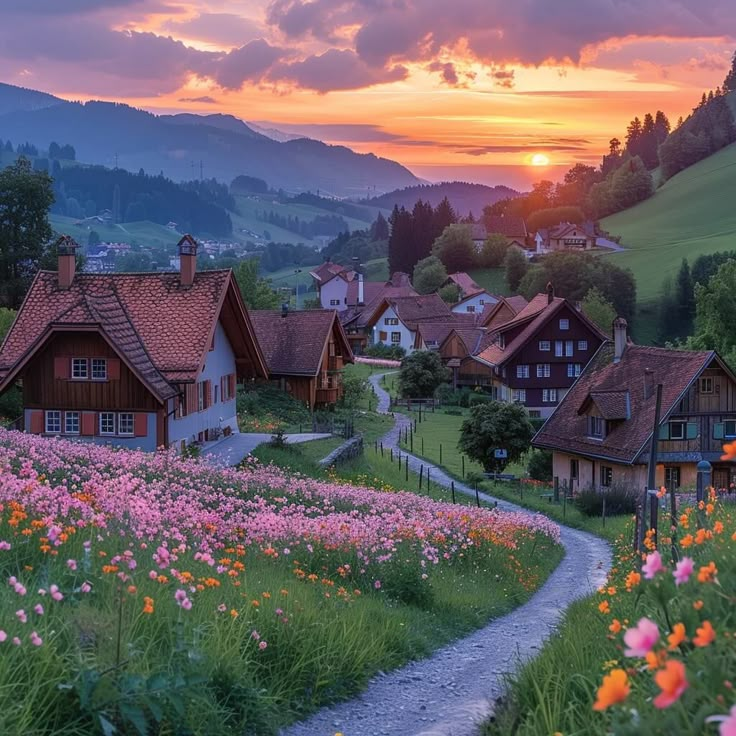
#> input picture Week1/images/pic_week1.jpg, 736 x 736 px
$ python intensity_ops.py
#> lines starting #> are read from the running program, lines starting #| are printed output that depends on the picture; after the words box and inside, x2 and y2 are one past the last pixel; in counts of white or black regions, pixels touching at a corner belong together
import cv2
import numpy as np
import os

# --- TỰ ĐỘNG TÌM ĐƯỜNG DẪN CHUẨN ---
current_dir = os.path.dirname(os.path.abspath(__file__))
output_dir = os.path.join(current_dir, "output_bai2")
os.makedirs(output_dir, exist_ok=True)

img_path = os.path.join(current_dir, "images", "pic_week1.jpg")

# --- HÀM TỰ CÀI ĐẶT ĐỂ ĐẢM BẢO GIÁ TRỊ [0, 255] ---
def clip_uint8(arr):
    return np.clip(arr, 0, 255).astype(np.uint8)

# --- 1. ĐỌC ẢNH VÀ CHỈNH SÁNG / TỐI / TƯƠNG PHẢN ---
gray = cv2.imread(img_path, cv2.IMREAD_GRAYSCALE)
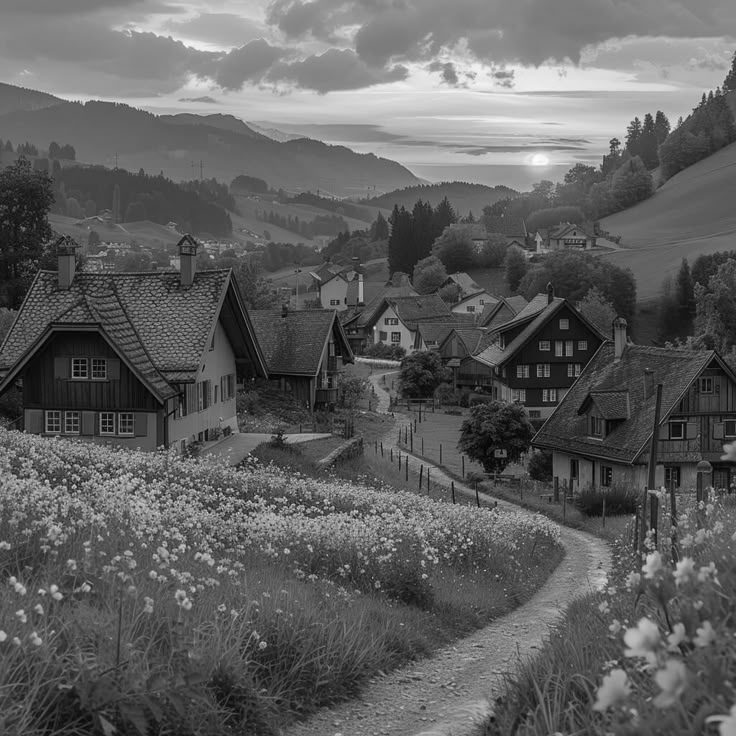
#> gray: shape (736, 736); min 0, max 255, mean 95.6

if gray is None:
    print(f"Lỗi: Không tìm thấy ảnh! Hãy kiểm tra lại đường dẫn: {img_path}")
    exit()

gray_float = gray.astype(np.float32)

gray_dark = clip_uint8(gray_float - 50)
#> in clip_uint8, `return np.clip(arr, 0, 255).astype(np.uint8)`:
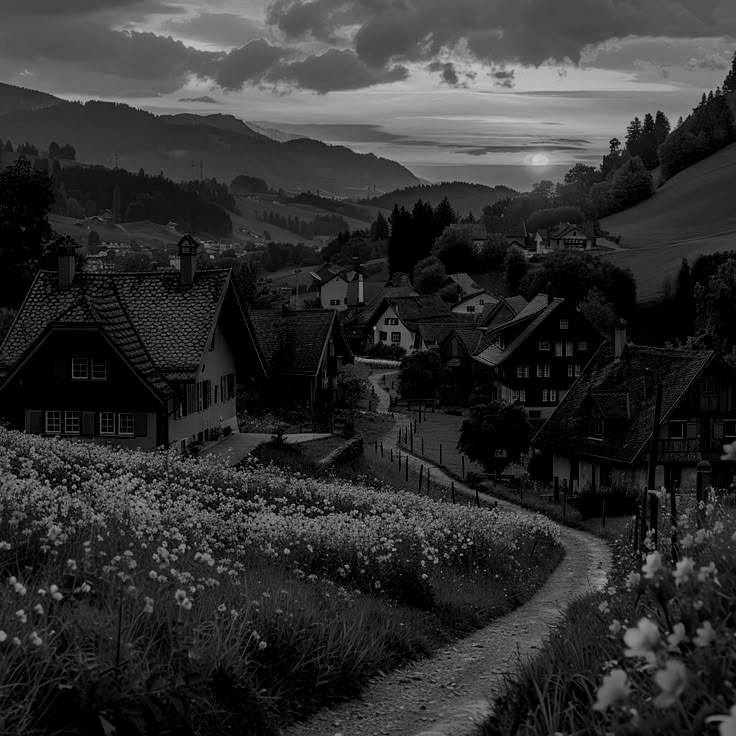
#> returned value: shape (736, 736); min 0, max 205, mean 47.9
gray_bright = clip_uint8(gray_float + 50)
#> in clip_uint8 (call 2), `return np.clip(arr, 0, 255).astype(np.uint8)`:
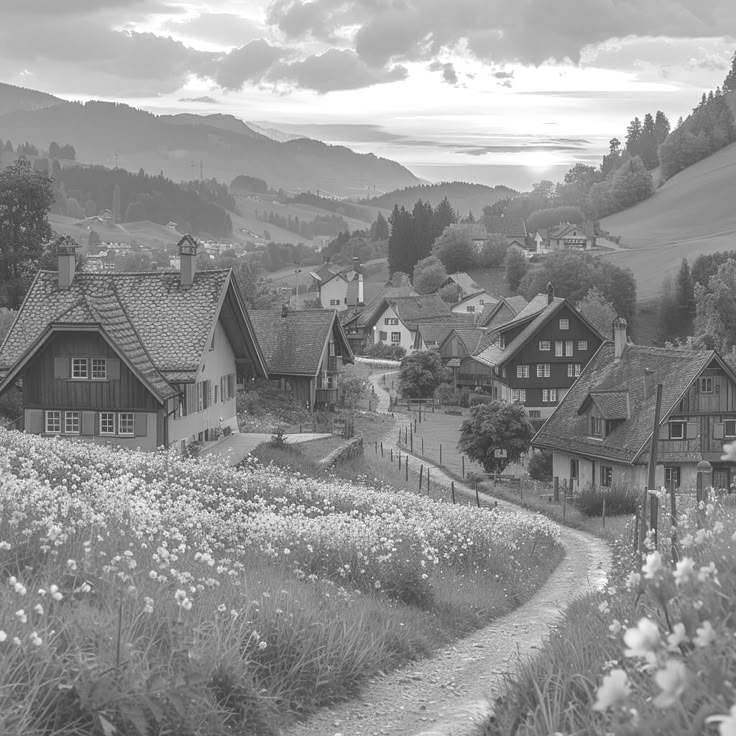
#> returned value: shape (736, 736); min 50, max 255, mean 145.2
gray_contrast = clip_uint8(gray_float * 1.5)
#> in clip_uint8 (call 3), `return np.clip(arr, 0, 255).astype(np.uint8)`:
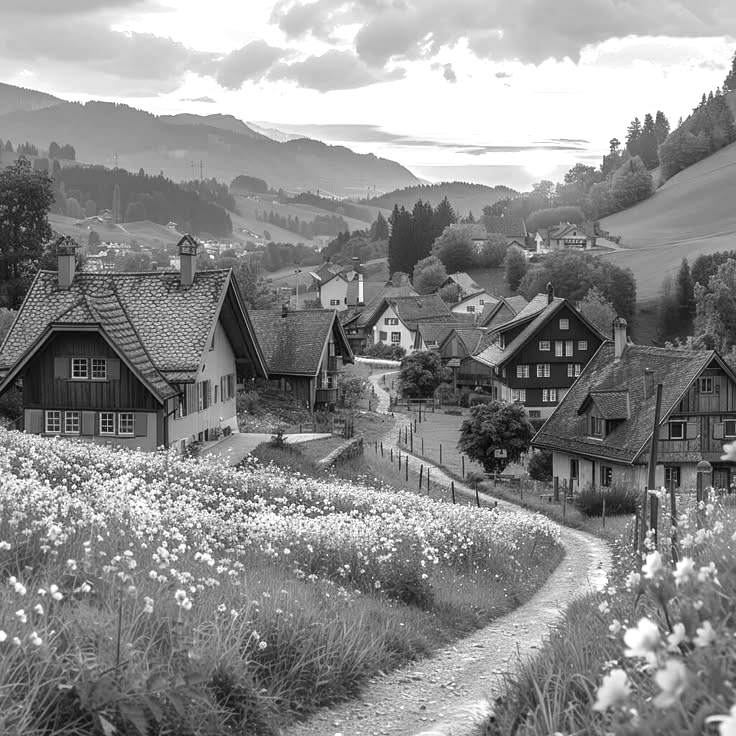
#> returned value: shape (736, 736); min 0, max 255, mean 140

# --- 2. TỰ CÀI ĐẶT THRESHOLD NHỊ PHÂN ---
T = 128
binary = np.where(gray >= T, 255, 0).astype(np.uint8)
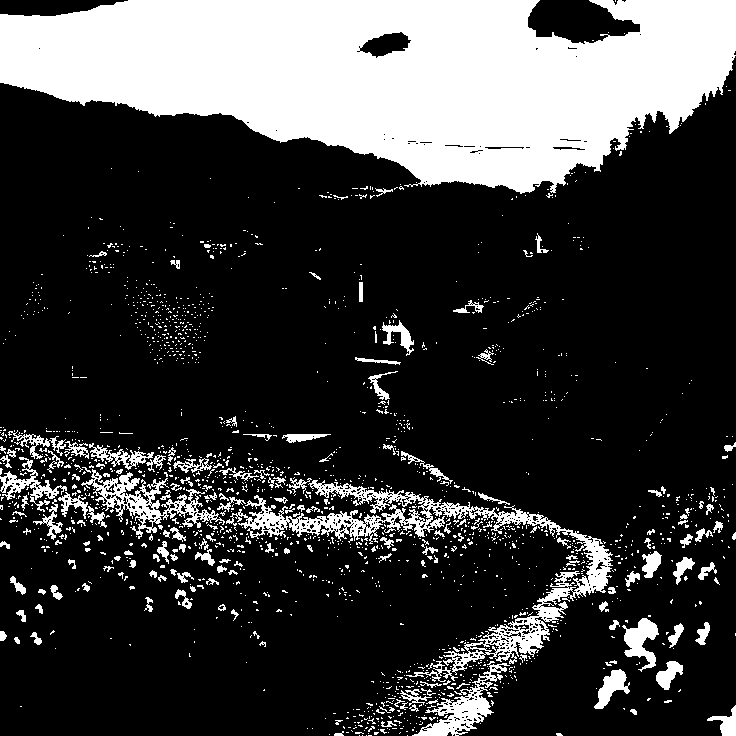
#> binary: shape (736, 736); 23.8% white; 1872 white regions (1704 under 20 px), largest, box (x1, y1, x2, y2) and area: (0, 0, 736, 194) 94488, (226, 480, 613, 675) 9454, (81, 469, 225, 539) 2562

# --- LƯU ẢNH RA THƯ MỤC ---
cv2.imwrite(os.path.join(output_dir, 'gray_original.png'), gray)
cv2.imwrite(os.path.join(output_dir, 'gray_dark.png'), gray_dark)
cv2.imwrite(os.path.join(output_dir, 'gray_bright.png'), gray_bright)
cv2.imwrite(os.path.join(output_dir, 'gray_contrast.png'), gray_contrast)
cv2.imwrite(os.path.join(output_dir, 'binary_threshold.png'), binary)

# --- 3. IN SO SÁNH GIÁ TRỊ PIXEL ---
row, col = 100, 100
print(f"--- SO SÁNH PIXEL TẠI TỌA ĐỘ [{row}, {col}] ---")
print(f"Giá trị ảnh gốc        : {gray[row, col]}")
#| Giá trị ảnh gốc        : 194
print(f"Giá trị ảnh tối hơn    : {gray_dark[row, col]}")
#| Giá trị ảnh tối hơn    : 144
print(f"Giá trị ảnh sáng hơn   : {gray_bright[row, col]}")
#| Giá trị ảnh sáng hơn   : 244
print(f"Giá trị ảnh tương phản : {gray_contrast[row, col]}")
#| Giá trị ảnh tương phản : 255
print(f"Giá trị ảnh nhị phân   : {binary[row, col]}")
#| Giá trị ảnh nhị phân   : 255
print(f"-> Đã lưu các ảnh thành công vào thư mục: {output_dir}/")
